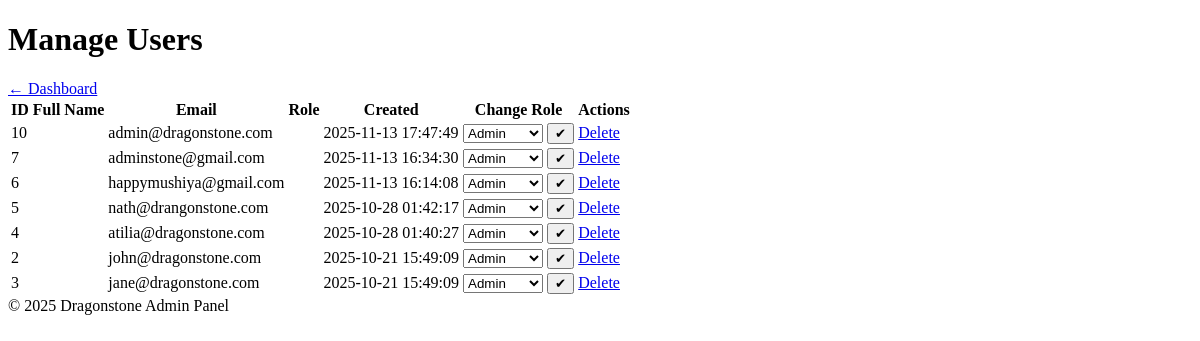
The app's page /manage-user.php (signed in) with its own data.
### tables this page shows
CREATE TABLE `users` (
  `id` int(11) NOT NULL,
  `username` varchar(100) NOT NULL,
  `email` varchar(150) NOT NULL,
  `password` varchar(255) NOT NULL,
  `created_at` timestamp NOT NULL DEFAULT current_timestamp(),
  `ecopoints` int(11) DEFAULT 0
);

### manage-user.php (the view, shortened to what this page needs)
<?php
require_once "../database/db_connect.php";
$query = "SELECT * FROM users ORDER BY created_at DESC";
$result = $conn->query($query);
?>
<!DOCTYPE html>
<html lang="en">
<head>
  <link rel="stylesheet" href="../assets/css/admin.css">
</head>
<body>
<header>
  <h1>Manage Users</h1>
  <nav>
    <a href="index.php" class="btn-back">← Dashboard</a>
  </nav>
</header>
<div class="container">
  <table>
    <thead>
      <tr>
        <th>ID</th>
        <th>Full Name</th>
        <th>Email</th>
        <th>Role</th>
        <th>Created</th>
        <th>Change Role</th>
        <th>Actions</th>
      </tr>
    </thead>
    <tbody>
      <?php if ($result && $result->num_rows > 0): ?>
        <?php while ($row = $result->fetch_assoc()): ?>
          <tr>
            <td><?= $row['id'] ?></td>
            <td><?= htmlspecialchars($row['full_name']) ?></td>
            <td><?= htmlspecialchars($row['email']) ?></td>
            <td>
            </td>
            <td><?= $row['created_at'] ?></td>
            <td>
              <form method="POST" style="display:inline;">
                <select name="role" required>
                  <?php
                  $roles = ['admin', 'customer'];
                  foreach ($roles as $r) {
                    $selected = ($r == $row['role']) ? 'selected' : '';
                    echo "<option value='$r' $selected>" . ucfirst($r) . "</option>";
                  }
                  ?>
                </select>
                <button type="submit" name="update_role" class="btn-update">✔</button>
              </form>
            </td>
            <td>
              <a href="?delete=<?= $row['id'] ?>"
                 class="btn-delete"
                 onclick="return confirm('Are you sure you want to delete this user?');">
                 Delete
              </a>
            </td>
          </tr>
        <?php endwhile; ?>
      <?php else: ?>
        <tr><td colspan="7" style="text-align:center;">No users found.</td></tr>
      <?php endif; ?>
    </tbody>
  </table>
</div>
<footer>
  &copy; <?= date('Y') ?> Dragonstone Admin Panel
</footer>
</body>
</html>

### records on screen
users: id "10", email "admin@dragonstone.com", created_at "2025-11-13 17:47:49"
users: id "7", email "adminstone@gmail.com", created_at "2025-11-13 16:34:30"
users: id "6", email "happymushiya@gmail.com", created_at "2025-11-13 16:14:08"
users: id "5", email "nath@drangonstone.com", created_at "2025-10-28 01:42:17"
users: id "4", email "atilia@dragonstone.com", created_at "2025-10-28 01:40:27"
users: id "2", email "john@dragonstone.com", created_at "2025-10-21 15:49:09"
users: id "3", email "jane@dragonstone.com", created_at "2025-10-21 15:49:09"

### other values on screen
form field role "Admin"
